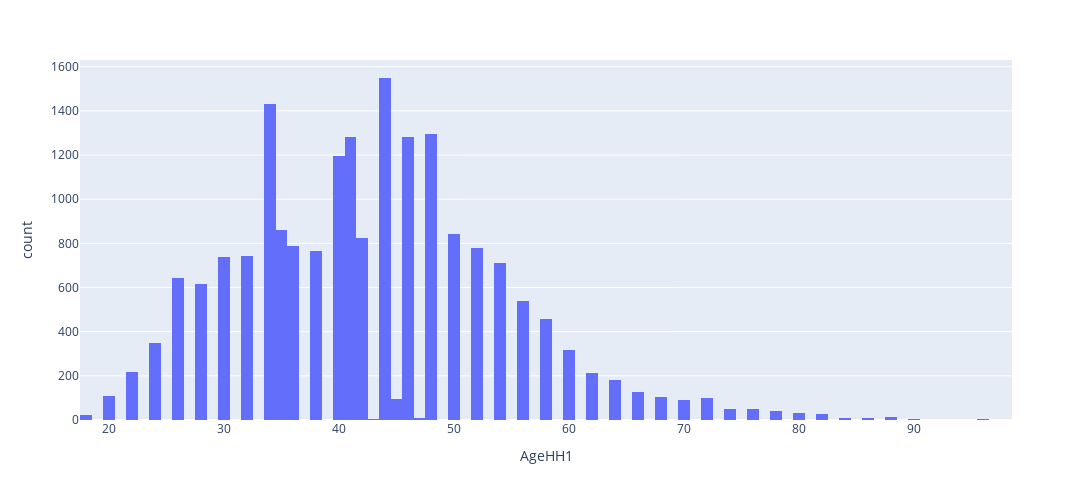

Notebook code for this chart:
### Code cell
def draw_px_histogram(df, x):
    fig = px.histogram(df, x=x)
    fig.update_layout(
    width=1500,  
    height=500, 
    )
    fig.show()
    
draw_px_histogram(test1, 'AgeHH1')

### Figure 1 — Plotly figure (JSON) as saved in the notebook; plotly's stock layout.template omitted (floating-point values rounded to 4 significant figures; data arrays with more than 128 entries replaced by an {"elided": "..."} marker saying what was removed)
{"data": [{"alignmentgroup": "True", "bingroup": "x", "hovertemplate": "AgeHH1=%{x}<br>count=%{y}<extra></extra>", "legendgroup": "", "marker": {"color": "#636efa", "pattern": {"shape": ""}}, "name": "", "offsetgroup": "", "orientation": "v", "showlegend": false, "type": "histogram", "x": {"elided": "19529 int values"}, "xaxis": "x", "yaxis": "y"}], "layout": {"barmode": "relative", "height": 500, "legend": {"tracegroupgap": 0}, "margin": {"t": 60}, "width": 1500, "xaxis": {"anchor": "y", "domain": [0, 1], "title": {"text": "AgeHH1"}}, "yaxis": {"anchor": "x", "domain": [0, 1], "title": {"text": "count"}}}}
